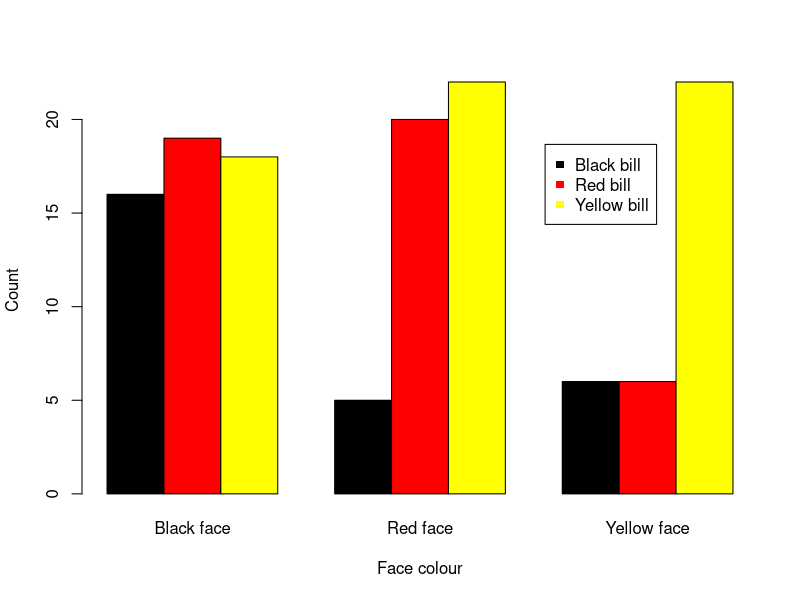

This chart was generated by the following R code:
## ---- chunk 1
Gfinch <- matrix(c(16,19,18,5,20,22,6,6,22), nrow=3, dimnames = list(c("Black bill", "Red bill", "Yellow bill"), c("Black face", "Red face", "Yellow face")))
Gfinch
## ---- chunk 2
chisq.test(Gfinch)$exp
## ---- chunk 3
chisq.test(Gfinch, correct = F)
## ---- chunk 4
chisq.test(Gfinch)$residuals
## ---- chunk 5
barplot(Gfinch,beside=T,ylab="Count",xlab="Face colour",col=c("black","red","yellow"))
legend("topright",inset=0.15,c("Black bill", "Red bill", "Yellow bill"),pch=15,col=c("black","red","yellow"))
## ---- chunk 6
date()
